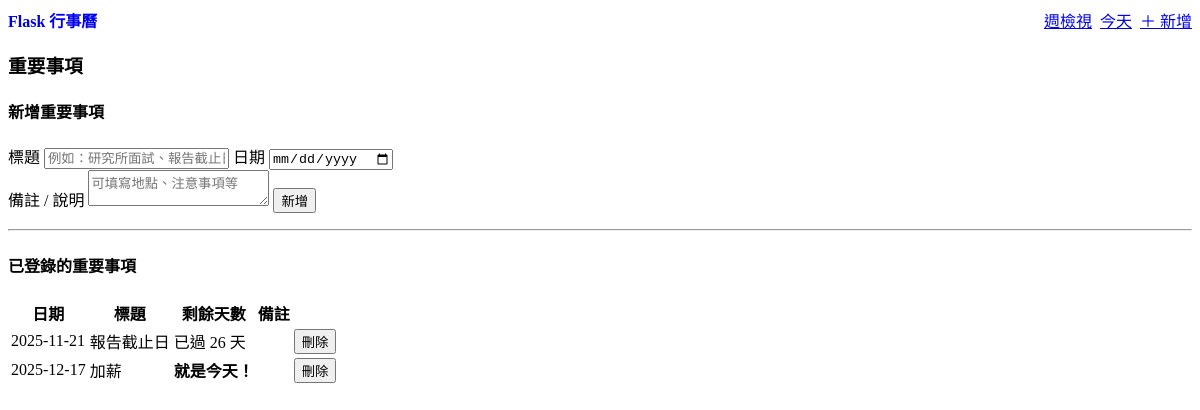
The app's page /important with its own data.
### app.py (models this page shows)
class ImportantItem(db.Model):
    __tablename__ = "important_items"
    id = db.Column(db.Integer, primary_key=True)
    title = db.Column(db.String(120), nullable=False)
    date = db.Column(db.Date, nullable=False)
    description = db.Column(db.Text, nullable=True)
    created_at = db.Column(db.DateTime, default=func.now())

### app.py (the view, shortened to what this page needs)
@app.route("/important", methods=["GET", "POST"])
def important():
    items = ImportantItem.query.order_by(ImportantItem.date.asc()).all()
    today = date.today()
    items_with_delta = []
    for it in items:
        days_left = (it.date - today).days
        items_with_delta.append((it, days_left))
    next_item, next_days = get_next_important()
    return render_template(
        "important.html",
        items_with_delta=items_with_delta,
        today=today,
        next_item=next_item,
        next_days=next_days,
    )

### app.py (called while the page is built)
def get_next_important():
    today = date.today()
    row = (
        ImportantItem.query
        .filter(ImportantItem.date >= today)
        .order_by(ImportantItem.date.asc())
        .first()
    )
    if row:
        days_left = (row.date - today).days
        return row, days_left
    return None, None

### templates/important.html
{% extends "base.html" %}
{% block content %}
<h3>重要事項</h3>
<section style="margin-bottom:1rem;">
  <h4>新增重要事項</h4>
  <form method="post" action="{{ url_for('important') }}">
    <div class="grid">
      <label>標題
        <input name="title" required placeholder="例如：研究所面試、報告截止日">
      </label>
      <label>日期
        <input type="date" name="date" required>
      </label>
    </div>
    <label>備註 / 說明
      <textarea name="description" rows="2" placeholder="可填寫地點、注意事項等"></textarea>
    </label>
    <button type="submit" style="margin-top:.5rem;">新增</button>
  </form>
</section>
<hr>
<section style="margin-top:1rem;">
  <h4>已登錄的重要事項</h4>
  {% if items_with_delta|length == 0 %}
    <p class="muted">目前尚未新增任何重要事項。</p>
  {% else %}
    <table>
      <thead>
        <tr>
          <th>日期</th>
          <th>標題</th>
          <th>剩餘天數</th>
          <th>備註</th>
          <th></th>
        </tr>
      </thead>
      <tbody>
        {% for it, days_left in items_with_delta %}
          <tr>
            <td>{{ it.date.strftime('%Y-%m-%d') }}</td>
            <td>{{ it.title }}</td>
            <td>
              {% if days_left > 0 %}
                還有 {{ days_left }} 天
              {% elif days_left == 0 %}
                <strong>就是今天！</strong>
              {% else %}
                已過 {{ -days_left }} 天
              {% endif %}
            </td>
            <td>{{ it.description or '' }}</td>
            <td>
              <form method="post" action="{{ url_for('important_delete', item_id=it.id) }}">
                <button class="secondary outline"
                        onclick="return confirm('刪除此重要事項？');">
                  刪除
                </button>
              </form>
            </td>
          </tr>
        {% endfor %}
      </tbody>
    </table>
  {% endif %}
</section>
{% endblock %}

### records on screen
ImportantItem: date "2025-11-21", title "報告截止日", days_left "26"
ImportantItem: date "2025-12-17", title "加薪", shows "就是今天！"
